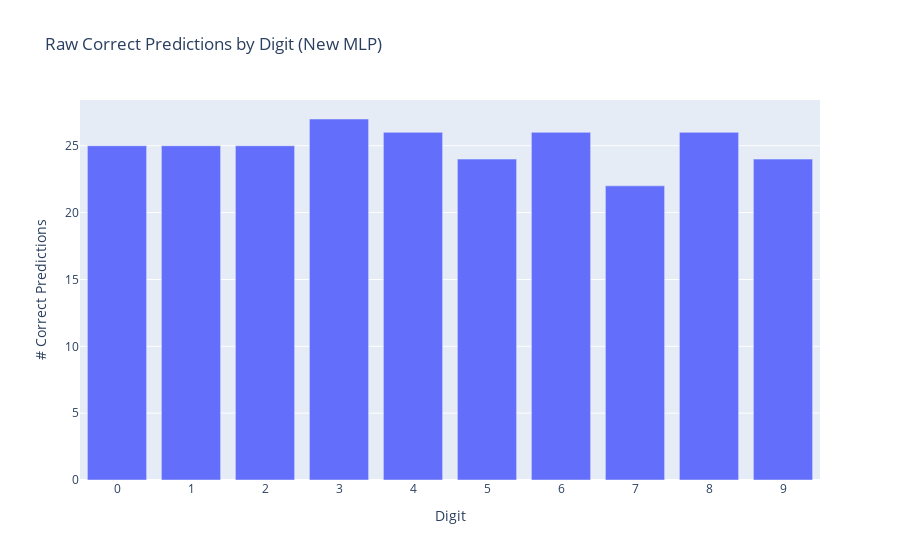
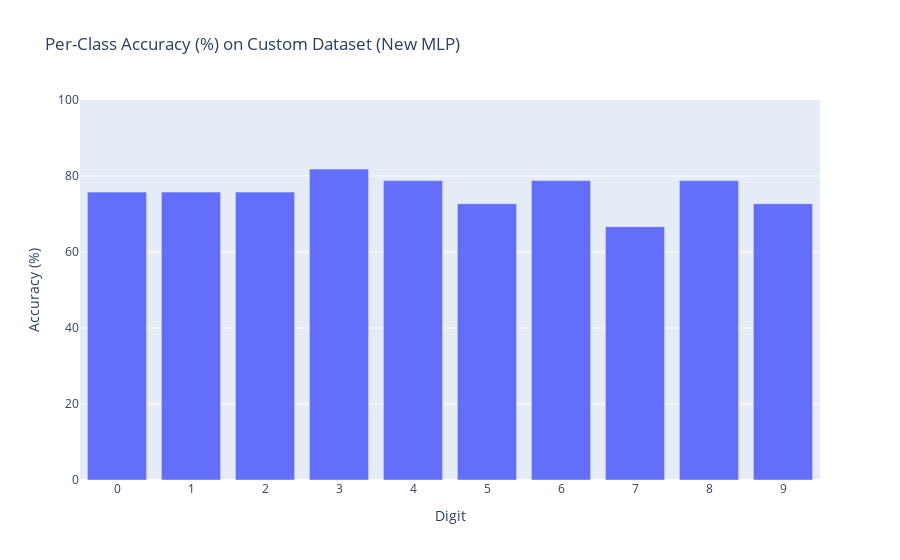

Notebook code cell kept with these figures, in order:
### Code cell
y_true, y_pred = [], []
model.eval()
with no_grad():
    for imgs, labels in custom_loader:
        out = model(imgs)
        preds = out.argmax(dim=1).tolist()
        y_pred.extend(preds)
        y_true.extend(labels.tolist())

cm = confusion_matrix(y_true, y_pred, labels=list(range(10)))
correct_counts = np.diag(cm)

fig1 = px.bar(
    x=list(range(10)),
    y=correct_counts,
    labels={'x':'Digit','y':'# Correct Predictions'},
    title='Raw Correct Predictions by Digit (New MLP)'
)
fig1.update_layout(xaxis=dict(tickmode='linear'))
fig1.show()
class_totals = cm.sum(axis=1)
class_acc = 100 * correct_counts / class_totals

fig2 = px.bar(
    x=list(range(10)),
    y=class_acc,
    labels={'x':'Digit','y':'Accuracy (%)'},
    title='Per-Class Accuracy (%) on Custom Dataset (New MLP)'
)
fig2.update_layout(xaxis=dict(tickmode='linear'), yaxis=dict(range=[0,100]))
fig2.show()

### Figure 1 — Plotly figure (JSON) as saved in the notebook; plotly's stock layout.template omitted (floating-point values rounded to 4 significant figures)
{"data": [{"hovertemplate": "Digit=%{x}<br># Correct Predictions=%{y}<extra></extra>", "legendgroup": "", "marker": {"color": "#636efa", "pattern": {"shape": ""}}, "name": "", "orientation": "v", "showlegend": false, "textposition": "auto", "type": "bar", "x": [0, 1, 2, 3, 4, 5, 6, 7, 8, 9], "xaxis": "x", "y": [25, 25, 25, 27, 26, 24, 26, 22, 26, 24], "yaxis": "y"}], "layout": {"barmode": "relative", "legend": {"tracegroupgap": 0}, "title": {"text": "Raw Correct Predictions by Digit (New MLP)"}, "xaxis": {"anchor": "y", "domain": [0, 1], "tickmode": "linear", "title": {"text": "Digit"}}, "yaxis": {"anchor": "x", "domain": [0, 1], "title": {"text": "# Correct Predictions"}}}}

### Figure 2 — Plotly figure (JSON) as saved in the notebook; plotly's stock layout.template omitted (floating-point values rounded to 4 significant figures)
{"data": [{"hovertemplate": "Digit=%{x}<br>Accuracy (%)=%{y}<extra></extra>", "legendgroup": "", "marker": {"color": "#636efa", "pattern": {"shape": ""}}, "name": "", "orientation": "v", "showlegend": false, "textposition": "auto", "type": "bar", "x": [0, 1, 2, 3, 4, 5, 6, 7, 8, 9], "xaxis": "x", "y": [75.76, 75.76, 75.76, 81.82, 78.79, 72.73, 78.79, 66.67, 78.79, 72.73], "yaxis": "y"}], "layout": {"barmode": "relative", "legend": {"tracegroupgap": 0}, "title": {"text": "Per-Class Accuracy (%) on Custom Dataset (New MLP)"}, "xaxis": {"anchor": "y", "domain": [0, 1], "tickmode": "linear", "title": {"text": "Digit"}}, "yaxis": {"anchor": "x", "domain": [0, 1], "range": [0, 100], "title": {"text": "Accuracy (%)"}}}}
